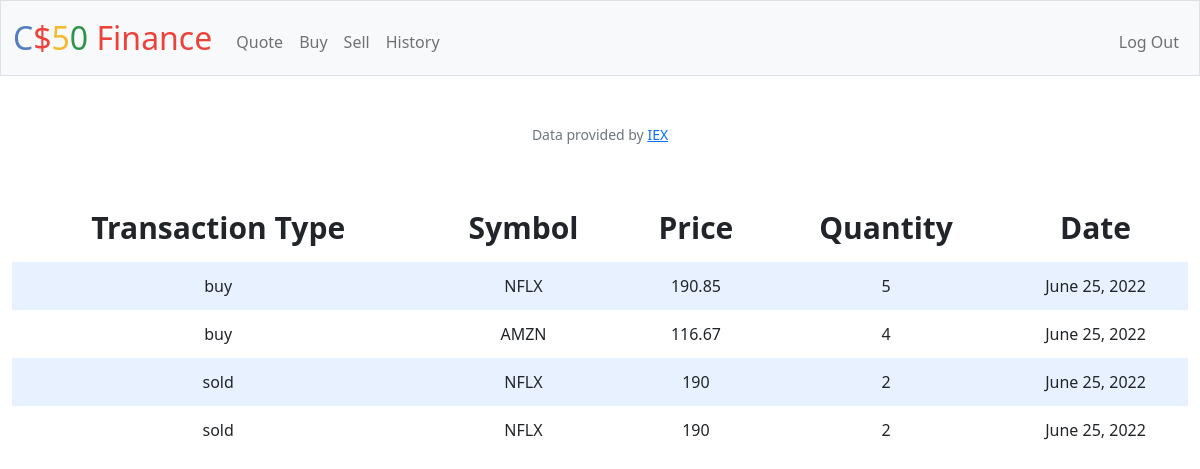
Screenshot of /history (signed in) with the database file from the repository.
### tables this page shows
CREATE TABLE purchase(id INTEGER PRIMARY KEY AUTOINCREMENT  NOT NULL,userid INTEGER NOT NULL,symbol TEXT not NULL,name TEXT not NULL,price NUMERIC NOT NULL,quantity NUMERIC NOT NULL, date TEXT NOT NULL,type TEXT NOT NULL);

### app.py (the view)
@app.route("/history")
@login_required
def history():
    data = db.execute("SELECT * FROM purchase WHERE userid = ?", session["user_id"])
    return render_template("history.html", data=data)

### app.py (called while the page is built)
@app.after_request
def after_request(response):
    response.headers["Cache-Control"] = "no-cache, no-store, must-revalidate"
    response.headers["Expires"] = 0
    response.headers["Pragma"] = "no-cache"
    return response

### helpers.py (called while the page is built)
def login_required(f):
    @wraps(f)
    def decorated_function(*args, **kwargs):
        if session.get("user_id") is None:
            return redirect("/login")
        return f(*args, **kwargs)
    return decorated_function

### templates/history.html (shortened to what this page needs)
{% extends "layout.html" %}
{% block main %}
<table>
    <thead class="index">
        <tr>
            <th>Transaction Type</th>
            <th>Symbol</th>
            <th>Price</th>
            <th>Quantity</th>
            <th>Date</th>
        </tr>
    </thead>
    <tbody>
        {% for his in data %}
        <tr>
            <td>{{his.type}}</td>
            <td>{{his.symbol}}</td>
            <td>{{his.price}}</td>
            <td>{{his.quantity}}</td>
            <td>{{his.date}}</td>
        </tr>
        {% endfor %}
    </tbody>
    {% endblock %}

### templates/layout.html (shortened to what this page needs)
<!DOCTYPE html>
<html lang="en">
    <head>
        <link href="https://cdn.jsdelivr.net/npm/bootstrap@5.1.3/dist/css/bootstrap.min.css" rel="stylesheet">
        <link href="/static/styles.css" rel="stylesheet">
    </head>
    <body>
        <nav class="bg-light border navbar navbar-expand-md navbar-light">
            <div class="container-fluid">
                <a class="navbar-brand" href="/"><span class="blue">C</span><span class="red">$</span><span class="yellow">5</span><span class="green">0</span> <span class="red">Finance</span></a>
                <div class="collapse navbar-collapse" id="navbar">
                    {% if session["user_id"] %}
                        <ul class="navbar-nav me-auto mt-2">
                            <li class="nav-item"><a class="nav-link" href="/quote">Quote</a></li>
                            <li class="nav-item"><a class="nav-link" href="/buy">Buy</a></li>
                            <li class="nav-item"><a class="nav-link" href="/sell">Sell</a></li>
                            <li class="nav-item"><a class="nav-link" href="/history">History</a></li>
                        </ul>
                        <ul class="navbar-nav ms-auto mt-2">
                            <li class="nav-item"><a class="nav-link" href="/logout">Log Out</a></li>
                        </ul>
                    {% else %}
                        <ul class="navbar-nav ms-auto mt-2">
                            <li class="nav-item"><a class="nav-link" href="/register">Register</a></li>
                            <li class="nav-item"><a class="nav-link" href="/login">Log In</a></li>
                        </ul>
                    {% endif %}
                </div>
            </div>
        </nav>
        <main class="container-fluid py-5 text-center">
            {% block main %}{% endblock %}
        </main>
        <footer class="mb-5 small text-center text-muted">
            Data provided by <a href="https://iexcloud.io/">IEX</a>
        </footer>
    </body>
</html>

### static/styles.css (style rules this page uses)
nav .navbar-brand { font-size: xx-large; }
nav .navbar-brand .blue { color: #537fbe; }
nav .navbar-brand .red { color: #ea433b; }
nav .navbar-brand .yellow { color: #f5b82e; }
nav .navbar-brand .green { color: #2e944b; }
table { background-color: transparent; margin-bottom: 1rem; width: 100%; }
table th, table td { padding: 0.75rem; vertical-align: middle; }
tbody tr:nth-of-type(odd) { background-color: rgb(179, 208, 255, 0.3) }
.index { font-size : 30px; }

### rows the page displays
purchase: type "buy", symbol "NFLX", price "190.85", quantity "5", date "June 25, 2022"
purchase: type "buy", symbol "AMZN", price "116.67", quantity "4", date "June 25, 2022"
purchase: type "sold", symbol "NFLX", price "190", quantity "2", date "June 25, 2022"
purchase: type "sold", symbol "NFLX", price "190", quantity "2", date "June 25, 2022"
